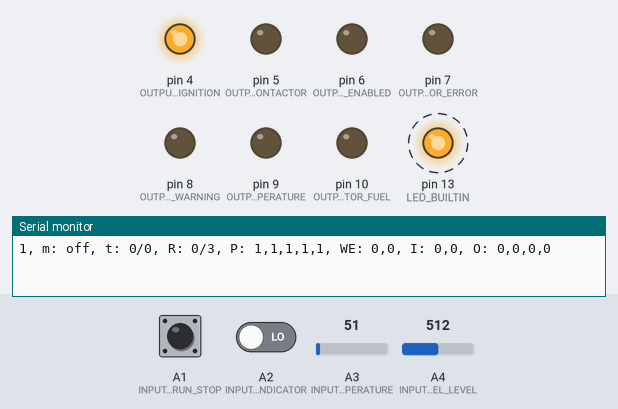
A program run on a simulated Arduino Nano, built with avr-gcc and run on an emulated ATmega328P. Parts: output pins drawn as LEDs (lit = HIGH), the last lines printed to the serial monitor. Dashed ring = blinking. The inputs (shaded band) are chosen by the test bench; at power-on: A1 (INPUT_PIN_RUN_STOP) LOW, A2 (INPUT_PIN_RUN_INDICATOR) LOW, A3 (INPUT_PIN_ANALOG_TEMPERATURE) = 51, A4 (INPUT_PIN_ANALOG_FUEL_LEVEL) = 512.

Above: at 1.2 s.
1.3 s: A1 (INPUT_PIN_RUN_STOP) pulled HIGH for 3.2 s
At 3.4 s:
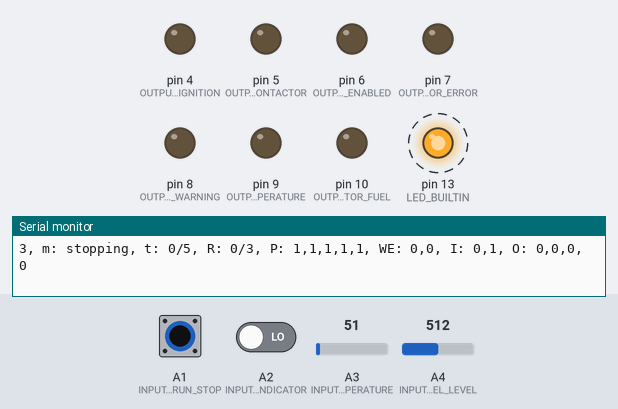
7.0 s: A2 (INPUT_PIN_RUN_INDICATOR) driven HIGH
10.0 s: A1 (INPUT_PIN_RUN_STOP) driven HIGH and A2 (INPUT_PIN_RUN_INDICATOR) driven LOW
13.0 s: A1 (INPUT_PIN_RUN_STOP) driven LOW
At 15.8 s:
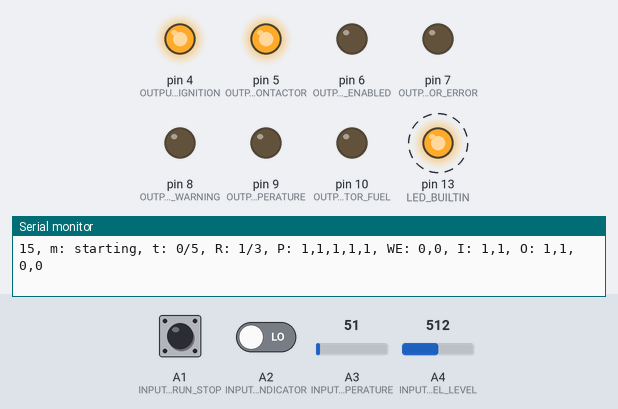
16.0 s: A1 (INPUT_PIN_RUN_STOP) driven HIGH
At 22.3 s:
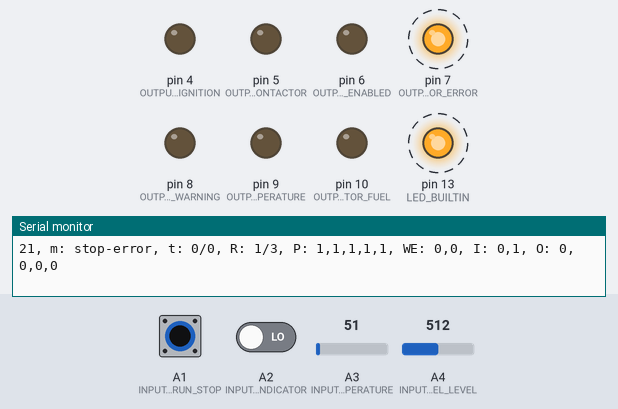
Timing chart, 0 to 23.0 s (numbered marks = the images above; inputs shaded):
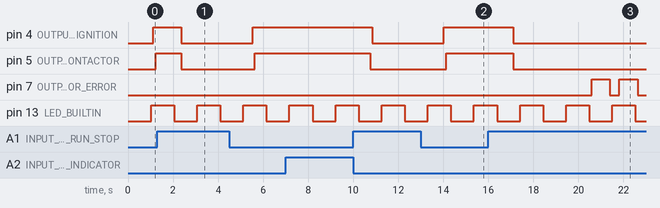

The program:

main.cpp
```cpp
#include <Arduino.h>
#include "Timer.h"
#include "Process.h"
#include "MyTerminal.h"


/**
 * Program VARS
 */
// Program state varse
#define LOGGING_ENABLED_DEFAULT                 true
#define PROCESS_CONTROL_ENABLED_DEFAULT         true
#define READ_INPUTS_ENABLED_DEFAULT             true
#define CALCULATE_STATE_ENABLED_DEFAULT         true
#define CHECK_LIMITS_ENABLED_DEFAULT            true
#define SET_OUTPUTS_ENABLED_DEFAULT             true
#define MAX_RETRIES_DEFAULT                     3
#define RETRY_WAIT_TIME_SECONDS                 5    // Make realistic
#define STARTER_CONTACTOR_TIME_SECONDS          5    // Make realistic
#define START_TO_ON_TIME_SECONDS                7    // Make realistic
#define GENERATOR_CHECK_TIME_SECONDS            3    // Make realistic
#define GENERATOR_RUNNING_DEBOUNCE_COUNT        10   // Make realistic, heavily dependent on GENERATOR_CHECK_TIME_SECONDS and possible ticks
#define START_SWITCH_DEBOUNCE_COUNT             10   //
#define TEMPERATURE_THRESHOLD_WARNING           70.0
#define TEMPERATURE_THRESHOLD_MAX               88.8
#define FUEL_LEVEL_THRESHOLD_WARNING            10.0
#define FUEL_LEVEL_THRESHOLD_MIN                2.2


// Insantiate an empty version
ProgramVars programVars = {
  // has a state changed?
  .stateChange = false,
  // is logging enabled
  .loggingEnabled = LOGGING_ENABLED_DEFAULT,
  // Process control stages - Maybe not needed in this struct...
  .processControlEnabled = PROCESS_CONTROL_ENABLED_DEFAULT,
  .readInputsEnabled = READ_INPUTS_ENABLED_DEFAULT,
  .calculateStateEnabled = CALCULATE_STATE_ENABLED_DEFAULT,
  .checkLimitsEnabled = CHECK_LIMITS_ENABLED_DEFAULT,
  .setOutputsEnabled = SET_OUTPUTS_ENABLED_DEFAULT,
  // Generator state vars
  .generatorState = false,
  .generatorOn = false,
  // Error and warning is bitwise
  // start | stop | temperature | fuel | 4 | 5 | 6| 7
  .generatorWarning = 0,
  .generatorError = 0,
  // Generator start vars
  .maxRetries = MAX_RETRIES_DEFAULT,
  .numRetries = 0,
  .starterContactorTimeSeconds = STARTER_CONTACTOR_TIME_SECONDS,
  .starterContactorTimeCurrentTicks = 0,
  .checkTimeSeconds = GENERATOR_CHECK_TIME_SECONDS,
  .checkTimeCurrentTicks = 0,
  .generatorRunningDebounceCount = GENERATOR_RUNNING_DEBOUNCE_COUNT,
  .startToOnTimeSeconds = START_TO_ON_TIME_SECONDS,
  .startToOnTimeCurrentTicks = 0,
  .startSwitchDebounceCount = START_SWITCH_DEBOUNCE_COUNT,
  .startSwitchDebounceCurrentTicks = 0,
  .retryWaitTimeSeconds = RETRY_WAIT_TIME_SECONDS,
  .retryWaitTimeCurrentTicks = 0,
  // Environmental conditions
  .checkLevelTemperatureMax = TEMPERATURE_THRESHOLD_MAX,
  .checkLevelTemperatureWarning = TEMPERATURE_THRESHOLD_WARNING,
  .checkLevelFuelLevelMin =FUEL_LEVEL_THRESHOLD_MIN,
  .checkLevelFuelLevelWarning = FUEL_LEVEL_THRESHOLD_WARNING,
  // Inputs
  .inputRunStop = false,
  .inpputRunIndicator = false,
  .inputTemperature = 0.0,
  .inputFuelLevel = 0.0,
  // Outputs
  .outputGeneratorIgnition = false,
  .outputGeneratorStarterContactor = false,
  .outputGeneratorOutputEnable = false,
  .outputIndicatorWarning = false,
  .outputIndicatorError = false,
  .outputIndicatorTemperature = false,
  .outputIndicatorFuelLevel = false
};


/**
 * Program Control Things
 */
Process process;


// We have to wrap the non-static member function to call in our
// callback. Just 'cause 8(
void run_process(void){
  process.process(&programVars, MEDIUM_TIME_MILLIS);
}


/**
 * Terminal
 */
MyTerminal terminal(Serial, &programVars);


/**
 * Proess the terminal, print logs, and toggel LED once a second
 */
void run_terminal_toggle_led(){

  // Handle the serial input and process
  terminal.handle_serial_input();

  // Print the logs once per second
  terminal.print_logs();

  // Toggle the LED
  process.flash_led(&programVars, LONG_TIME_MILLIS);
}


void setup() {
  // Initialise the serial hardware at baude 115200
  Serial.begin(115200);

  // put your setup code here, to run once:
  timer_setup();

  // Set the input and output pin modes, using internal pullup resistors for digital inputs
  process.begin();

  // Dummy LED thingee
  pinMode(LED_BUILTIN, OUTPUT);

  // Register the timed functions
  timer_set_long_time_callback(&run_terminal_toggle_led);
  timer_set_medium_time_callback(&run_process);
}


void loop() {
  // Run timed processes
  timer_run_timed_functions();
}
```

MyTerminal.h
```cpp
/**
 * This is the concrete implementation of the terminal
 * for
 * Generator ATS Controller
 */
#ifndef _ARDUINO_MY_TERMINAL
#define _ARDUINO_MY_TERMINAL
#pragma once

#include "Arduino.h"
#include "Process.h"
#include "Terminal.h"
#include "Terminal.cpp"

/*************************************************
 * Serial Console
 *  - Starting with OUTPUT
 *  - No idea how we do INPUT
 *************************************************/
#define TERMINAL_SERIAL_BAUD          115200

// Argument type defines
#define ARGUMENT_TYPE_NONE            0
#define ARGUMENT_TYPE_LONG            1
#define ARGUMENT_TYPE_DOUBLE          2
#define ARGUMENT_TYPE_STRING          3

class MyTerminal: public Terminal<ProgramVars> {
  public:
    MyTerminal(Stream & Serial, ProgramVars *programVars);
    ~MyTerminal(void);

  private:
    void getAndSetProgramVars(CommandAndArguments comArgState, String *message);
    String formatProgVars(long time);
};

#endif
```

Process.cpp
```cpp
#include "Process.h"

/**
 * Setup the hardware, inputs and outputs
 */
void Process::begin(void) {
  pinMode(INPUT_PIN_RUN_STOP, INPUT);
  pinMode(INPUT_PIN_RUN_INDICATOR, INPUT);
  pinMode(INPUT_PIN_ANALOG_TEMPERATURE, INPUT);
  pinMode(INPUT_PIN_ANALOG_FUEL_LEVEL, INPUT);
  //
  pinMode(OUTPUT_PIN_GENERATOR_IGNITION, OUTPUT);
  pinMode(OUTPUT_PIN_GENERATOR_STARTER_CONTACTOR, OUTPUT);
  pinMode(OUTPUT_PIN_GENERATOR_OUTPUT_ENABLED, OUTPUT);
  pinMode(OUTPUT_PIN_INDICATOR_ERROR, OUTPUT);
  pinMode(OUTPUT_PIN_INDICATOR_WARNING, OUTPUT);
  pinMode(OUTPUT_PIN_INDICATOR_ERROR, OUTPUT);
  pinMode(OUTPUT_PIN_INDICATOR_TEMPERATURE, OUTPUT);
  pinMode(OUTPUT_PIN_INDICATOR_FUEL, OUTPUT);
  // Setup the LED to output
  pinMode(LED_BUILTIN, OUTPUT);
}

/**
 * Run the complete process control loop
 * Ideally this should be registered to a timer
 * on a 'medium' or 'fast' time interval
 */
void Process::process(ProgramVars *progVars, uint16_t periodTimeMillis) {
  if(progVars->processControlEnabled == true) {
    // Read inputs
    if (progVars->readInputsEnabled) {
      read_inputs(progVars, periodTimeMillis);
    }

    // Calculate state
    if (progVars->calculateStateEnabled) {
      calculate_state(progVars, periodTimeMillis);
    }

    // Check Limits
    if (progVars->checkLimitsEnabled) {
      check_limits(progVars, periodTimeMillis);
    }

    // Set outputs
    if (progVars->setOutputsEnabled) {
      set_outputs(progVars, periodTimeMillis);
    }
  }
}

/**
 * Read inputs and process such that the 'input' parameters are
 * ready for use by the application. i.e witches are debounced,
 * and analogue signals are calibrated/corrected
 */
void Process::read_inputs(ProgramVars *progVars, uint16_t periodTimeMillis) {

    progVars->inputRunStop = read_run_stop(
      INPUT_PIN_RUN_STOP, progVars->startSwitchDebounceCount);
    progVars->inpputRunIndicator = read_generator_running(
      INPUT_PIN_RUN_INDICATOR, progVars->generatorRunningDebounceCount);
    progVars->inputTemperature = analogRead(INPUT_PIN_ANALOG_TEMPERATURE);
    progVars->inputFuelLevel = analogRead(INPUT_PIN_ANALOG_FUEL_LEVEL);
}

/**
 * Calculate the new program states based on inputs etc.
 */
void Process::calculate_state(ProgramVars *progVars, uint16_t periodTimeMillis) {

  if(progVars->inputRunStop == true){
    if(progVars->generatorState == GENERATOR_STATE_ON) {
      // Check whether we are still in a 'running' state.
      // If not, move to retry
      if(progVars->inpputRunIndicator == false) {
        progVars->outputGeneratorOutputEnable = false;
        progVars->generatorState = GENERATOR_STATE_RETRY_WAIT;
      }
    } else if(progVars->generatorState == GENERATOR_STATE_RUNNING) {
      // We need to move from Running to On, which means waiting the
      // required number of seconds
      if(progVars->startToOnTimeCurrentTicks >= secondsToTicks(progVars->startToOnTimeSeconds, periodTimeMillis)){
        // Sweet, the generator has been on long enough, can set the state to ON
        progVars->startToOnTimeCurrentTicks = 0;
        progVars->outputGeneratorOutputEnable = true;
        progVars->generatorState = GENERATOR_STATE_ON;
      } else {
        // We have not quite waited long enough
        progVars->startToOnTimeCurrentTicks++;
        // Let us be safe and ensure that the output is disabled
        progVars->outputGeneratorOutputEnable = false;
      }
    } else if(progVars->generatorState == GENERATOR_STATE_START_CHECK) {
      // We want to ensure that the generator is reporting a 'running' state for a while, and at least the right number of times
      if(progVars->checkTimeCurrentTicks >= secondsToTicks(progVars->checkTimeSeconds, periodTimeMillis)) {
        // If the generator is in reporting running, then let us move to running, otherwise retry/wait
        if(progVars->inpputRunIndicator == true){
          // Good, the generator is reporting a running state, we can begin counting down to enabling the output
          progVars->checkTimeCurrentTicks = 0;
          progVars->generatorState = GENERATOR_STATE_RUNNING;
        } else {
          // Oh dear, we need to retry starting the generator
          progVars->checkTimeCurrentTicks = 0;
          // We set the retry count here!
          progVars->numRetries++;
          progVars->outputGeneratorIgnition = false;
          progVars->generatorState = GENERATOR_STATE_RETRY_WAIT;
        }
      } else {
        // Incriment the count and check the output debounce
        progVars->checkTimeCurrentTicks++;
      }
    } else if(progVars->generatorState == GENERATOR_STATE_STARTING) {
      // We have got to keep that contactor on for the required time period
      if(progVars->starterContactorTimeCurrentTicks >= secondsToTicks(progVars->starterContactorTimeSeconds, periodTimeMillis)) {
        // Sweet, the contactor has been on long enough
        progVars->starterContactorTimeCurrentTicks = 0;
        progVars->outputGeneratorStarterContactor = false;
        progVars->outputGeneratorIgnition = true;
        progVars->generatorState = GENERATOR_STATE_START_CHECK;
      } else {
        // Lets keep the contactor on
        progVars->starterContactorTimeCurrentTicks++;
        progVars->outputGeneratorStarterContactor = true;
        progVars->outputGeneratorIgnition = true;
      }
    } else if(
      progVars->generatorState == GENERATOR_STATE_STOPPING ||
      progVars->generatorState == GENERATOR_STATE_OFF) {
        progVars->startSwitchDebounceCurrentTicks = 0;
        progVars->starterContactorTimeCurrentTicks = 0;
        progVars->startToOnTimeCurrentTicks = 0;
        progVars->outputGeneratorIgnition = true;
        progVars->generatorState = GENERATOR_STATE_STARTING;
    } else if(progVars->generatorState == GENERATOR_STATE_RETRY_WAIT) {
      // If the maximum number of retries is exceeded, then we shutdown and go to error state
      if(progVars->numRetries >= progVars->maxRetries) {
        progVars->numRetries = 0;
        progVars->generatorState = GENERATOR_STATE_START_ERROR;
        // Lets turn off the outputs just to be sure
        progVars->outputGeneratorStarterContactor = false;
        progVars->outputGeneratorOutputEnable = false;
      } else if(progVars->retryWaitTimeCurrentTicks >= secondsToTicks(progVars->retryWaitTimeSeconds, periodTimeMillis)){
        // Lets try starting again
        progVars->retryWaitTimeCurrentTicks = 0;
        progVars->generatorState = GENERATOR_STATE_STARTING;
      } else {
        // Incriment that timer
        progVars->retryWaitTimeCurrentTicks++;
      }
    } else if(
      progVars->generatorState == GENERATOR_STATE_START_ERROR ||
      progVars->generatorState == GENERATOR_STATE_STOP_ERROR) {
      // Reset all the counters, and... do nothing as we are in error and
      // it is not the role of this process to correct it.
      progVars->outputGeneratorIgnition = false;
      progVars->outputGeneratorStarterContactor = false;
      progVars->outputGeneratorOutputEnable = false;
      progVars->startSwitchDebounceCurrentTicks = 0;
      progVars->starterContactorTimeCurrentTicks = 0;
      progVars->startToOnTimeCurrentTicks = 0;
    }
  } else {
    // The run switch is off
    if (progVars->generatorState == GENERATOR_STATE_OFF) {
      // Do nothing
      // If the generator is running, issue an error
      if(progVars->inpputRunIndicator == true){
        progVars->generatorState = GENERATOR_STATE_STOP_ERROR;
      }
    } else if (
        progVars->generatorState == GENERATOR_STATE_RETRY_WAIT ||
        progVars->generatorState == GENERATOR_STATE_STARTING ||
        progVars->generatorState == GENERATOR_STATE_START_CHECK ||
        progVars->generatorState == GENERATOR_STATE_RUNNING ||
        progVars->generatorState == GENERATOR_STATE_ON) {
      // Let us stop the generator
      progVars->outputGeneratorIgnition = false;
      progVars->outputGeneratorStarterContactor = false;
      progVars->outputGeneratorOutputEnable = false;
      progVars->checkTimeCurrentTicks = 0;
      progVars->generatorState = GENERATOR_STATE_STOPPING;
    } else if(progVars->generatorState == GENERATOR_STATE_STOPPING) {
      // Use the check time and check if it is running or not given debounce
      if(progVars->checkTimeCurrentTicks >= secondsToTicks(progVars->checkTimeSeconds, periodTimeMillis)) {
        // Let us check how many times the input was set off, i.e debounced
        if(progVars->inpputRunIndicator == false){
          // Good, the generator is reporting a not running state
          progVars->checkTimeCurrentTicks = 0;
          progVars->generatorState = GENERATOR_STATE_OFF;
        } else {
          // Oh dear, the generator is not turning off! faark
          progVars->checkTimeCurrentTicks = 0;
          progVars->generatorState = GENERATOR_STATE_STOP_ERROR;
        }
      } else {
        // Incriment the count and check the output debounce
        progVars->checkTimeCurrentTicks++;
      }
    }
  }
}

/**
 * Check for limit conditions, and handle warnings and errors
 */
void Process::check_limits(ProgramVars *progVars, uint16_t periodTimeMillis) {
  // Simply raise the error output for now.
  // You must reset to break out of error
  if(
      progVars->generatorState == GENERATOR_STATE_START_ERROR ||
      progVars->generatorState == GENERATOR_STATE_STOP_ERROR) {
    progVars->outputIndicatorError = flash_error_light(progVars->outputIndicatorError, 7, 3);
  }
}

/**
 * Set the uC outputs
 */
void Process::set_outputs(ProgramVars *progVars, uint16_t periodTimeMillis) {
  digitalWrite(OUTPUT_PIN_GENERATOR_IGNITION, progVars->outputGeneratorIgnition);
  digitalWrite(OUTPUT_PIN_GENERATOR_STARTER_CONTACTOR, progVars->outputGeneratorStarterContactor);
  digitalWrite(OUTPUT_PIN_GENERATOR_OUTPUT_ENABLED, progVars->outputGeneratorOutputEnable);
  digitalWrite(OUTPUT_PIN_INDICATOR_ERROR, progVars->outputIndicatorError);
}

/**
 * Read the 'run/stop' input
 */
bool Process::read_run_stop(uint8_t digitalInputPin, uint16_t debounceNum) {
  static int16_t debounceCount = 0;
  static bool pinState = false;
  static bool returnState = false;

  // Pin is inverting, so we invert at read
  pinState = ! digitalRead(digitalInputPin);

  //We debounce checking the debounceCount against the debounceNum,
  // If we are at +debounce number we return true, and if at -debounceNum
  // then return false, otherwise add for true or subtract if false from
  // debounce count.
  // But.. if we _were_ true and the debounce count falls we cannot
  // transition to false unless the count is at one rail or the other
  if(pinState == true) {
    if(debounceCount >= int16_t(debounceNum)) {
      returnState = true;
    } else {
      debounceCount++;
    }
  } else {
    if(debounceCount <= int16_t(-debounceCount)) {
      returnState = false;
    } else {
      debounceCount--;
    }
  }
  return returnState;
};

/**
 * Read the 'generator running' input
 */
bool Process::read_generator_running(uint8_t digitalInputPin, uint16_t debounceNum) {
  static int16_t debounceCount = 0;
  static bool pinState = false;
  static bool returnState = false;

  // Pin is inverting, so we invert at read
  pinState = ! digitalRead(digitalInputPin);

  if(pinState == true) {
    if(debounceCount >= int16_t(debounceNum)) {
      returnState = true;
    } else {
      debounceCount++;
    }
  } else {
    if(debounceCount <= int16_t(-debounceCount)) {
      returnState = false;
    } else {
      debounceCount--;
    }
  }
  return returnState;
};

/**
 * Convert seconds to ticks (or program loop cycles) based on current
 * ticks per cycle
 */
uint16_t Process::secondsToTicks(uint16_t seconds, uint16_t ticksPerCycle) {
  return seconds*(1000.0/ticksPerCycle);
}

/**
 * Calculate an output state to flash it asymetrically
 */
bool Process::flash_error_light(bool indicatorState, uint8_t onTicks, uint8_t offTicks) {
  static uint8_t onTicksCount = 0;
  static uint8_t offTicksCount = 0;
  static bool returnState = indicatorState;

  if(indicatorState == true) {
    if(onTicksCount++ >= onTicks) {
      onTicksCount = 0;
      returnState = false;
    }
  } else {
    if(offTicksCount++ >= offTicks) {
      offTicksCount = 0;
      returnState = true;
    }
  }

  return returnState;
}
```

Source omitted: MyTerminal.cpp (16438 bytes), Process.h (6470 bytes)

Measured:
- after the input at 1.3 s, pin 4 (OUTPUT_PIN_GENERATOR_IGNITION): HIGH → LOW after 1.1 s, → HIGH 3.2 s later; pin 5 (OUTPUT_PIN_GENERATOR_STARTER_CONTACTOR): HIGH → LOW after 1.1 s instead of 5.0 s
- after the input at 13.0 s, pin 4 (OUTPUT_PIN_GENERATOR_IGNITION): LOW → HIGH after 1.0 s; pin 5 (OUTPUT_PIN_GENERATOR_STARTER_CONTACTOR): LOW → HIGH after 1.1 s; pin 7 (OUTPUT_PIN_INDICATOR_ERROR): stays LOW (without the input it goes to HIGH after 1.5 s)
- after the input at 16.0 s, pin 4 (OUTPUT_PIN_GENERATOR_IGNITION): HIGH → LOW after 1.1 s; pin 5 (OUTPUT_PIN_GENERATOR_STARTER_CONTACTOR): HIGH → LOW after 1.1 s instead of 3.3 s; pin 7 (OUTPUT_PIN_INDICATOR_ERROR): alternates HIGH for 0.82 s and LOW for 0.41 s, starting after 4.6 s
- by itself, pin 13 (LED_BUILTIN): alternates HIGH for 1.0 s and LOW for 1.0 s
